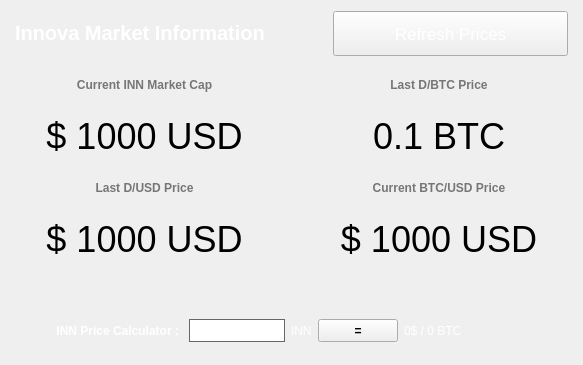
<?xml version="1.0" encoding="UTF-8"?>
<ui version="4.0">
 <class>MarketBrowser</class>
 <widget class="QWidget" name="MarketBrowser">
  <property name="windowModality">
   <enum>Qt::NonModal</enum>
  </property>
  <property name="geometry">
   <rect>
    <x>0</x>
    <y>0</y>
    <width>583</width>
    <height>365</height>
   </rect>
  </property>
  <property name="sizePolicy">
   <sizepolicy hsizetype="Preferred" vsizetype="Preferred">
    <horstretch>0</horstretch>
    <verstretch>0</verstretch>
   </sizepolicy>
  </property>
  <property name="windowTitle">
   <string>Digging</string>
  </property>
  <property name="styleSheet">
   <string notr="true"/>
  </property>
  <layout class="QGridLayout" name="gridLayout">
   <property name="sizeConstraint">
    <enum>QLayout::SetMaximumSize</enum>
   </property>
   <property name="leftMargin">
    <number>0</number>
   </property>
   <property name="rightMargin">
    <number>0</number>
   </property>
   <item row="0" column="0">
    <widget class="QLabel" name="label_4">
     <property name="sizePolicy">
      <sizepolicy hsizetype="Expanding" vsizetype="Preferred">
       <horstretch>0</horstretch>
       <verstretch>0</verstretch>
      </sizepolicy>
     </property>
     <property name="styleSheet">
      <string notr="true">color: #FFF;font-size:26px;font-weight:600;</string>
     </property>
     <property name="text">
      <string>&lt;html&gt;&lt;head/&gt;&lt;body&gt;&lt;p&gt;&lt;span style=&quot; font-size:20px;font-weight:600; color:#FFFFFF;&quot;&gt;Innova Market Information&lt;/span&gt;&lt;/p&gt;&lt;/body&gt;&lt;/html&gt;</string>
     </property>
     <property name="alignment">
      <set>Qt::AlignLeading|Qt::AlignLeft|Qt::AlignVCenter</set>
     </property>
     <property name="margin">
      <number>0</number>
     </property>
     <property name="indent">
      <number>15</number>
     </property>
    </widget>
   </item>
   <item row="17" column="0" colspan="2">
    <layout class="QHBoxLayout" name="horizontalLayout_5">
     <item>
      <widget class="QLabel" name="innova">
       <property name="sizePolicy">
        <sizepolicy hsizetype="Expanding" vsizetype="Preferred">
         <horstretch>0</horstretch>
         <verstretch>0</verstretch>
        </sizepolicy>
       </property>
       <property name="font">
        <font>
         <pointsize>27</pointsize>
        </font>
       </property>
       <property name="mouseTracking">
        <bool>true</bool>
       </property>
       <property name="text">
        <string notr="true">$ 1000 USD</string>
       </property>
       <property name="scaledContents">
        <bool>false</bool>
       </property>
       <property name="alignment">
        <set>Qt::AlignCenter</set>
       </property>
      </widget>
     </item>
     <item>
      <widget class="QLabel" name="bitcoin">
       <property name="sizePolicy">
        <sizepolicy hsizetype="Expanding" vsizetype="Preferred">
         <horstretch>0</horstretch>
         <verstretch>0</verstretch>
        </sizepolicy>
       </property>
       <property name="font">
        <font>
         <pointsize>27</pointsize>
        </font>
       </property>
       <property name="mouseTracking">
        <bool>true</bool>
       </property>
       <property name="text">
        <string notr="true">$ 1000 USD</string>
       </property>
       <property name="scaledContents">
        <bool>false</bool>
       </property>
       <property name="alignment">
        <set>Qt::AlignCenter</set>
       </property>
      </widget>
     </item>
    </layout>
   </item>
   <item row="4" column="0" colspan="2">
    <layout class="QHBoxLayout" name="horizontalLayout_3">
     <item>
      <layout class="QHBoxLayout" name="horizontalLayout_2">
       <property name="spacing">
        <number>6</number>
       </property>
       <property name="sizeConstraint">
        <enum>QLayout::SetDefaultConstraint</enum>
       </property>
       <item>
        <widget class="QLabel" name="dnrmc">
         <property name="sizePolicy">
          <sizepolicy hsizetype="Expanding" vsizetype="Preferred">
           <horstretch>0</horstretch>
           <verstretch>0</verstretch>
          </sizepolicy>
         </property>
         <property name="font">
          <font>
           <pointsize>27</pointsize>
          </font>
         </property>
         <property name="mouseTracking">
          <bool>true</bool>
         </property>
         <property name="text">
          <string notr="true">$ 1000 USD</string>
         </property>
         <property name="scaledContents">
          <bool>false</bool>
         </property>
         <property name="alignment">
          <set>Qt::AlignCenter</set>
         </property>
        </widget>
       </item>
       <item>
        <widget class="QLabel" name="dnrbtc">
         <property name="sizePolicy">
          <sizepolicy hsizetype="Expanding" vsizetype="Preferred">
           <horstretch>0</horstretch>
           <verstretch>0</verstretch>
          </sizepolicy>
         </property>
         <property name="font">
          <font>
           <pointsize>27</pointsize>
          </font>
         </property>
         <property name="mouseTracking">
          <bool>true</bool>
         </property>
         <property name="text">
          <string>0.1 BTC</string>
         </property>
         <property name="alignment">
          <set>Qt::AlignCenter</set>
         </property>
        </widget>
       </item>
      </layout>
     </item>
    </layout>
   </item>
   <item row="0" column="1">
    <widget class="QPushButton" name="startButton">
     <property name="sizePolicy">
      <sizepolicy hsizetype="Fixed" vsizetype="Fixed">
       <horstretch>0</horstretch>
       <verstretch>0</verstretch>
      </sizepolicy>
     </property>
     <property name="minimumSize">
      <size>
       <width>250</width>
       <height>45</height>
      </size>
     </property>
     <property name="palette">
      <palette>
       <active>
        <colorrole role="WindowText">
         <brush brushstyle="SolidPattern">
          <color alpha="255">
           <red>255</red>
           <green>255</green>
           <blue>255</blue>
          </color>
         </brush>
        </colorrole>
        <colorrole role="Text">
         <brush brushstyle="SolidPattern">
          <color alpha="255">
           <red>255</red>
           <green>255</green>
           <blue>255</blue>
          </color>
         </brush>
        </colorrole>
        <colorrole role="ButtonText">
         <brush brushstyle="SolidPattern">
          <color alpha="255">
           <red>255</red>
           <green>255</green>
           <blue>255</blue>
          </color>
         </brush>
        </colorrole>
       </active>
       <inactive>
        <colorrole role="WindowText">
         <brush brushstyle="SolidPattern">
          <color alpha="255">
           <red>255</red>
           <green>255</green>
           <blue>255</blue>
          </color>
         </brush>
        </colorrole>
        <colorrole role="Text">
         <brush brushstyle="SolidPattern">
          <color alpha="255">
           <red>255</red>
           <green>255</green>
           <blue>255</blue>
          </color>
         </brush>
        </colorrole>
        <colorrole role="ButtonText">
         <brush brushstyle="SolidPattern">
          <color alpha="255">
           <red>255</red>
           <green>255</green>
           <blue>255</blue>
          </color>
         </brush>
        </colorrole>
       </inactive>
       <disabled>
        <colorrole role="WindowText">
         <brush brushstyle="SolidPattern">
          <color alpha="255">
           <red>120</red>
           <green>120</green>
           <blue>120</blue>
          </color>
         </brush>
        </colorrole>
        <colorrole role="Text">
         <brush brushstyle="SolidPattern">
          <color alpha="255">
           <red>120</red>
           <green>120</green>
           <blue>120</blue>
          </color>
         </brush>
        </colorrole>
        <colorrole role="ButtonText">
         <brush brushstyle="SolidPattern">
          <color alpha="255">
           <red>120</red>
           <green>120</green>
           <blue>120</blue>
          </color>
         </brush>
        </colorrole>
       </disabled>
      </palette>
     </property>
     <property name="font">
      <font>
       <family>MS Shell Dlg 2</family>
       <pointsize>13</pointsize>
       <weight>50</weight>
       <italic>false</italic>
       <bold>false</bold>
      </font>
     </property>
     <property name="acceptDrops">
      <bool>false</bool>
     </property>
     <property name="styleSheet">
      <string notr="true">margin-right: 15px;</string>
     </property>
     <property name="text">
      <string>Refresh Prices</string>
     </property>
     <property name="iconSize">
      <size>
       <width>150</width>
       <height>35</height>
      </size>
     </property>
     <property name="default">
      <bool>false</bool>
     </property>
     <property name="flat">
      <bool>false</bool>
     </property>
    </widget>
   </item>
   <item row="1" column="0" colspan="2">
    <layout class="QHBoxLayout" name="horizontalLayout_8">
     <item>
      <layout class="QHBoxLayout" name="horizontalLayout_7">
       <item>
        <widget class="QLabel" name="label_15">
         <property name="sizePolicy">
          <sizepolicy hsizetype="Expanding" vsizetype="Fixed">
           <horstretch>0</horstretch>
           <verstretch>0</verstretch>
          </sizepolicy>
         </property>
         <property name="text">
          <string>&lt;html&gt;&lt;head/&gt;&lt;body&gt;&lt;p&gt;&lt;span style=&quot; font-weight:600; color:#767676;&quot;&gt;Current INN Market Cap&lt;/span&gt;&lt;/p&gt;&lt;/body&gt;&lt;/html&gt;</string>
         </property>
         <property name="alignment">
          <set>Qt::AlignCenter</set>
         </property>
        </widget>
       </item>
       <item>
        <widget class="QLabel" name="label_5">
         <property name="sizePolicy">
          <sizepolicy hsizetype="Expanding" vsizetype="Preferred">
           <horstretch>0</horstretch>
           <verstretch>0</verstretch>
          </sizepolicy>
         </property>
         <property name="text">
          <string>&lt;html&gt;&lt;head/&gt;&lt;body&gt;&lt;p&gt;&lt;span style=&quot; font-weight:600; color:#767676;&quot;&gt;Last D/BTC Price&lt;/span&gt;&lt;/p&gt;&lt;/body&gt;&lt;/html&gt;</string>
         </property>
         <property name="alignment">
          <set>Qt::AlignCenter</set>
         </property>
        </widget>
       </item>
      </layout>
     </item>
    </layout>
   </item>
   <item row="15" column="0" colspan="2">
    <layout class="QHBoxLayout" name="horizontalLayout_6">
     <item>
      <widget class="QLabel" name="label_14">
       <property name="sizePolicy">
        <sizepolicy hsizetype="Expanding" vsizetype="Fixed">
         <horstretch>0</horstretch>
         <verstretch>0</verstretch>
        </sizepolicy>
       </property>
       <property name="text">
        <string>&lt;html&gt;&lt;head/&gt;&lt;body&gt;&lt;p&gt;&lt;span style=&quot; font-weight:600; color:#767676;&quot;&gt;Last D/USD Price&lt;/span&gt;&lt;/p&gt;&lt;/body&gt;&lt;/html&gt;</string>
       </property>
       <property name="alignment">
        <set>Qt::AlignCenter</set>
       </property>
      </widget>
     </item>
     <item>
      <widget class="QLabel" name="label_13">
       <property name="sizePolicy">
        <sizepolicy hsizetype="Expanding" vsizetype="Preferred">
         <horstretch>0</horstretch>
         <verstretch>0</verstretch>
        </sizepolicy>
       </property>
       <property name="text">
        <string>&lt;html&gt;&lt;head/&gt;&lt;body&gt;&lt;p&gt;&lt;span style=&quot; font-weight:600; color:#767676;&quot;&gt;Current BTC/USD Price&lt;/span&gt;&lt;/p&gt;&lt;/body&gt;&lt;/html&gt;</string>
       </property>
       <property name="alignment">
        <set>Qt::AlignCenter</set>
       </property>
      </widget>
     </item>
    </layout>
   </item>
   <item row="20" column="0" colspan="2">
    <layout class="QHBoxLayout" name="horizontalLayout_4"/>
   </item>
   <item row="22" column="0" colspan="2">
    <layout class="QHBoxLayout" name="horizontalLayout">
     <item>
      <widget class="QLabel" name="label_31">
       <property name="sizePolicy">
        <sizepolicy hsizetype="Expanding" vsizetype="Preferred">
         <horstretch>0</horstretch>
         <verstretch>0</verstretch>
        </sizepolicy>
       </property>
       <property name="text">
        <string>&lt;html&gt;&lt;head/&gt;&lt;body&gt;&lt;p&gt;&lt;span style=&quot; font-weight:600; color:#fff;&quot;&gt;INN Price Calculator :&lt;/span&gt;&lt;/p&gt;&lt;/body&gt;&lt;/html&gt;</string>
       </property>
       <property name="alignment">
        <set>Qt::AlignRight|Qt::AlignTrailing|Qt::AlignVCenter</set>
       </property>
      </widget>
     </item>
     <item>
      <widget class="QLineEdit" name="egals">
       <property name="minimumSize">
        <size>
         <width>100</width>
         <height>23</height>
        </size>
       </property>
       <property name="maximumSize">
        <size>
         <width>100</width>
         <height>16777215</height>
        </size>
       </property>
       <property name="styleSheet">
        <string notr="true">border: 1px solid #61696c;margin-left:4px;</string>
       </property>
      </widget>
     </item>
     <item>
      <widget class="QLabel" name="label">
       <property name="styleSheet">
        <string notr="true">color:#fff;</string>
       </property>
       <property name="text">
        <string>INN</string>
       </property>
      </widget>
     </item>
     <item>
      <widget class="QPushButton" name="egal">
       <property name="sizePolicy">
        <sizepolicy hsizetype="Fixed" vsizetype="Fixed">
         <horstretch>0</horstretch>
         <verstretch>0</verstretch>
        </sizepolicy>
       </property>
       <property name="minimumSize">
        <size>
         <width>0</width>
         <height>23</height>
        </size>
       </property>
       <property name="styleSheet">
        <string notr="true">font-weight:600;</string>
       </property>
       <property name="text">
        <string>=</string>
       </property>
      </widget>
     </item>
     <item>
      <widget class="QLabel" name="egald">
       <property name="sizePolicy">
        <sizepolicy hsizetype="Expanding" vsizetype="Preferred">
         <horstretch>0</horstretch>
         <verstretch>0</verstretch>
        </sizepolicy>
       </property>
       <property name="styleSheet">
        <string notr="true">color:#fff;</string>
       </property>
       <property name="text">
        <string>0$ / 0 BTC</string>
       </property>
      </widget>
     </item>
    </layout>
   </item>
   <item row="21" column="0" colspan="2">
    <spacer name="verticalSpacer">
     <property name="orientation">
      <enum>Qt::Vertical</enum>
     </property>
     <property name="sizeType">
      <enum>QSizePolicy::Fixed</enum>
     </property>
     <property name="sizeHint" stdset="0">
      <size>
       <width>20</width>
       <height>40</height>
      </size>
     </property>
    </spacer>
   </item>
   <item row="6" column="0" colspan="2">
    <layout class="QHBoxLayout" name="horizontalLayout_9"/>
   </item>
  </layout>
 </widget>
 <layoutdefault spacing="6" margin="11"/>
 <resources>
  <include location="../bitcoin.qrc"/>
 </resources>
 <connections/>
</ui>
